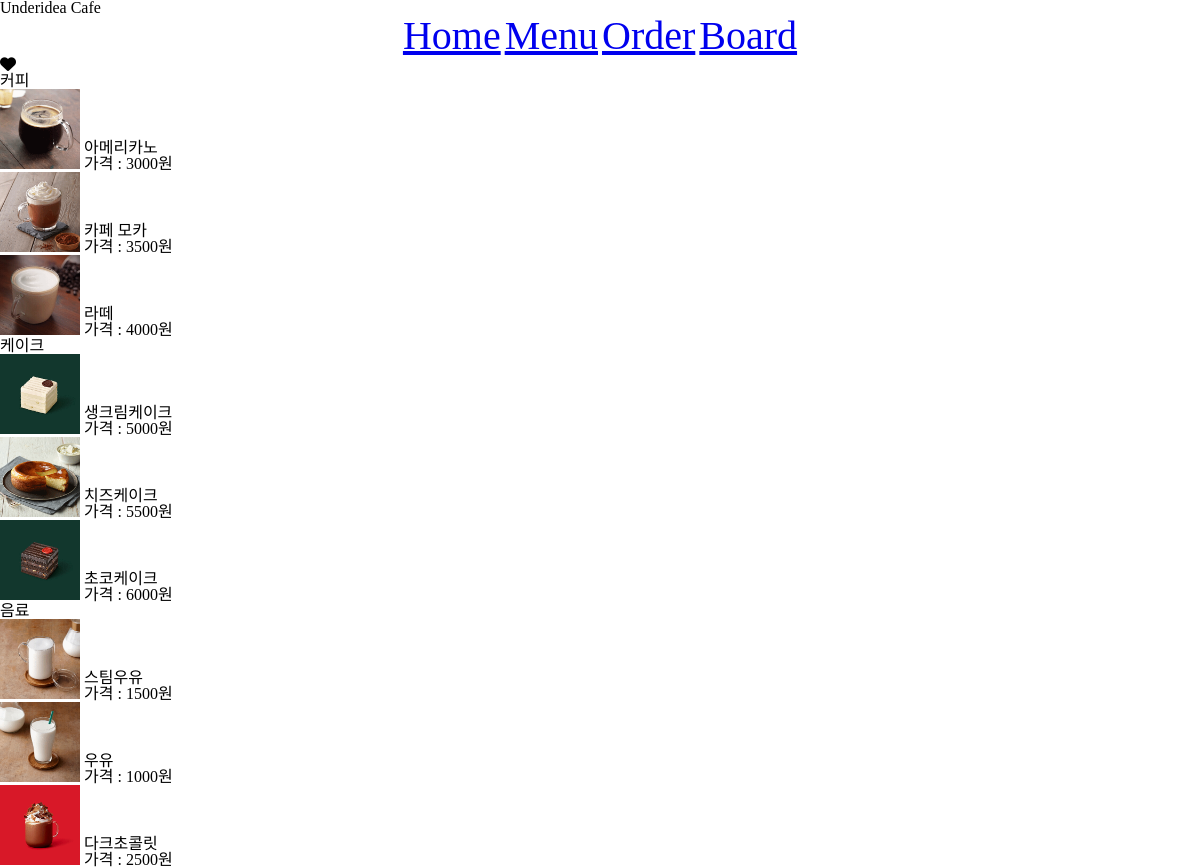
The app's page /menu/ with its own data.
### menu/models.py (models this page shows, shortened)
class Menu(models.Model):
    menu_type = models.ForeignKey("MenuType", on_delete=models.CASCADE)
    name = models.CharField(max_length=20)
    price = models.IntegerField()
    image = models.ImageField(upload_to='images/menu')
    status_delete = models.BooleanField(default=False)
    def __str__(self):
        return self.name

class MenuType(models.Model):
    menu_type = models.CharField(max_length=20)
    name = models.CharField(max_length=20)

### menu/views.py (the view)
# urls.py: path('', index, name="board_index"),
def index(request):
    list_menu = Menu.objects.all()
    print(list_menu)
    context = {"list_menu" : list_menu}
    dict_menu = {}
    for menu in list_menu:
        menu_type = menu.menu_type.name
        if not dict_menu.get(menu_type):
            dict_menu[menu_type] = []
        dict_menu[menu_type].append(menu)
    print(dict_menu)
    context = {"dict_menu" : dict_menu}
    return render(request, 'menu/index.html', context)

### menu/templates/menu/index.html
{% extends 'base.html' %}
{% block content %}
<div>
    <ul>
        <li>
            {% for menu_type, list_menu in dict_menu.items %}
                <h3>{{menu_type}}</h3>
                <ul>
                    {% for menu in list_menu %}
                    <li>
                        <img src="/media/{{ menu.image }}" style="width : 80px; height: 80px;" >
                        <div style="display:inline-block">
                            <h4>{{menu.name}}</h4>
                            <p>가격 : {{menu.price}}원</p>
                        </div>
                    </li>
                    {% endfor %}
                </ul>
            {% endfor %}
        </li>
    </ul>
</div>
{% endblock %}

### templates/base.html (shortened to what this page needs)
<!DOCTYPE html>
<html>
    <head>
         <link rel="stylesheet" href="https://cdn.jsdelivr.net/npm/reset-css@5.0.1/reset.min.css">
        {% load static %}
        <link rel="stylesheet" href="{% static 'css/index.css' %}">
    </head>
    <body>
        <div class="nav">
            <h1>Underidea Cafe</h1>
        <ul style="text-align:center">
            <li style="display:inline"><a style="font-size:40px;" href="{% url 'home'%}">Home</a></li>
            <li style="display:inline"><a style="font-size:40px;"  href="{% url 'menu_index' %}">Menu</a></li>
            <li style="display:inline"><a style="font-size:40px;"  href="{% url 'order_index' %}">Order</a></li>
            <li style="display:inline"><a style="font-size:40px;"  href="{% url 'board_index' %}">Board</a></li>
        </ul>
        </div>
        <i class="fa-solid fa-heart"></i>
        {% block content %}
        {% endblock %}
    </body>
</html>

### records on screen
Menu: name "커피", image (picture), name "아메리카노", price "3000"
Menu: image (picture), name "카페 모카", price "3500"
Menu: image (picture), name "라떼", price "4000"
Menu: name "케이크", image (picture), name "생크림케이크", price "5000"
Menu: image (picture), name "치즈케이크", price "5500"
Menu: image (picture), name "초코케이크", price "6000"
Menu: name "음료", image (picture), name "스팀우유", price "1500"
Menu: image (picture), name "우유", price "1000"
Menu: image (picture), name "다크초콜릿", price "2500"
